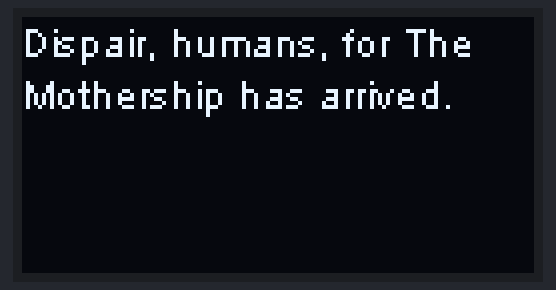
Bench run of a sketch on a simulated ESP32. Parts: 128×64 one-colour display. Nothing arrives over Bluetooth unless stated; a phone connects over Bluetooth LE 3 s after start.

Above: at 0.4 s.

The sketch:

mothership.ino
```cpp
#include "heltec.h"
#include <BLEDevice.h>
#include <BLEUtils.h>
#include <BLEServer.h>
#include "esp_system.h"

#define BAND 915E6 //you can se\t band here directly,e.g. 868E6,915E6
#define SPREADING_FACTOR 11

#define SERVICE_UUID "4fafc201-1fb5-459e-8fcc-c5c9c331914b"
#define CHARACTERISTIC_UUID "beb5483e-36e1-4688-b7f5-ea07361b26a8"

#define INTERVAL 5000

std::string outgoing; // outgoing message
String msgString = "";
byte msgCount = 0;     // count of outgoing messages
long lastSendTime = 0; // last send time
int interval = INTERVAL;
void setup()
{
  setCpuFrequencyMhz(80);
  Heltec.begin(true /*DisplayEnable Enable*/, true /*Heltec.LoRa Disable*/, true /*Serial Enable*/, true /*PABOOST Enable*/, BAND /*long BAND*/);
  LoRa.setSpreadingFactor(SPREADING_FACTOR);
  LoRa.setTxPowerMax(20);

  initBluetooth();

  printScreen("Dispair, humans, for The Mothership has arrived.");
}

void initScreen()
{
  Heltec.display->init();
  Heltec.display->flipScreenVertically();
  Heltec.display->setFont(ArialMT_Plain_10);
  Heltec.display->display();
}

class BLECallback : public BLECharacteristicCallbacks
{
  void onWrite(BLECharacteristic *pCharacteristic)
  {
    std::string value = pCharacteristic->getValue();

    if (value.length() > 0)
    {
      //Serial.print("received bluetooth value: ");
      //Serial.println(value.c_str());
    }
    outgoing = value;
  }
};

bool initBluetooth()
{

  BLEDevice::init("The Mothership");
  BLEServer *pServer = BLEDevice::createServer();
  BLEService *pService = pServer->createService(SERVICE_UUID);

  BLECharacteristic *pCharacteristic = pService->createCharacteristic(
      CHARACTERISTIC_UUID,
      BLECharacteristic::PROPERTY_READ |
          BLECharacteristic::PROPERTY_WRITE);

  pCharacteristic->setCallbacks(new BLECallback());
  pService->start();

  BLEAdvertising *pAdvertising = pServer->getAdvertising();
  pAdvertising->setMinPreferred(0x06);  // functions that help with iPhone connections issue
  pAdvertising->setMinPreferred(0x12);
  pAdvertising->start();
}

void loop()
{
  renderScreen();
  if (millis() - lastSendTime > interval)
  {
    sendMessage();                   // go back into receive mode
  }
}

void sendMessage()
{   if(outgoing.length() == 0) return;
    auto before = millis();
    sendLora();

    lastSendTime = millis();
    auto timeItTook = lastSendTime - before;
    sendSerial(timeItTook);

    if(timeItTook > interval) {
      //Serial.println("Message took too long to send. Increasing interval.");
      interval = interval + ((timeItTook - interval) * 2);
    }
}

void sendLora() {
  digitalWrite(LED, HIGH);
  LoRa.beginPacket();
  LoRa.write(outgoing.length());
  LoRa.print(String(outgoing.c_str()));
  LoRa.endPacket();
  digitalWrite(LED, LOW);
  msgCount++;
}

void sendSerial(int time) {
  //Serial.print("sent: ");
  //Serial.print(String(outgoing.c_str()));

  //Serial.print(" msg#: ");
  //Serial.print(msgCount);

  //Serial.print(" len: ");
  //Serial.print(outgoing.length());
  //Serial.print(" time: ");
  //Serial.print(time);
  //Serial.println();
}

void printScreen(String message)
{
  //Serial.println(message);
  msgString += message;
}

void renderScreen()
{
  if (msgString == "")
    return;
  Heltec.display->clear();
  Heltec.display->setTextAlignment(TEXT_ALIGN_LEFT);
  Heltec.display->setFont(ArialMT_Plain_10);
  Heltec.display->drawStringMaxWidth(0, 0, 128, msgString);
  Heltec.display->display();
  msgString = "";
}

void printScreen()
{
  printScreen("");
}
```
